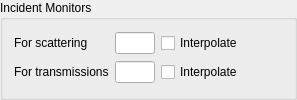
           <widget class="QGroupBox" name="groupBox_14">
            <property name="title">
             <string>Incident Monitors</string>
            </property>
            <layout class="QGridLayout" name="gridLayout_9">
             <item row="0" column="0">
              <widget class="QLabel" name="label_41">
               <property name="text">
                <string>For scattering</string>
               </property>
              </widget>
             </item>
             <item row="0" column="1">
              <widget class="QLineEdit" name="monitor_spec">
               <property name="sizePolicy">
                <sizepolicy hsizetype="Expanding" vsizetype="Maximum">
                 <horstretch>0</horstretch>
                 <verstretch>0</verstretch>
                </sizepolicy>
               </property>
               <property name="maximumSize">
                <size>
                 <width>40</width>
                 <height>16777215</height>
                </size>
               </property>
              </widget>
             </item>
             <item row="0" column="3">
              <spacer name="horizontalSpacer_6">
               <property name="orientation">
                <enum>Qt::Horizontal</enum>
               </property>
               <property name="sizeHint" stdset="0">
                <size>
                 <width>40</width>
                 <height>20</height>
                </size>
               </property>
              </spacer>
             </item>
             <item row="0" column="2">
              <widget class="QCheckBox" name="monitor_interp">
               <property name="text">
                <string>Interpolate</string>
               </property>
              </widget>
             </item>
             <item row="1" column="0">
              <widget class="QLabel" name="label_39">
               <property name="text">
                <string>For transmissions</string>
               </property>
              </widget>
             </item>
             <item row="1" column="1">
              <widget class="QLineEdit" name="trans_monitor">
               <property name="sizePolicy">
                <sizepolicy hsizetype="Maximum" vsizetype="Fixed">
                 <horstretch>0</horstretch>
                 <verstretch>0</verstretch>
                </sizepolicy>
               </property>
               <property name="maximumSize">
                <size>
                 <width>40</width>
                 <height>16777215</height>
                </size>
               </property>
              </widget>
             </item>
             <item row="1" column="2">
              <widget class="QCheckBox" name="trans_interp">
               <property name="text">
                <string>Interpolate</string>
               </property>
              </widget>
             </item>
            </layout>
           </widget>
